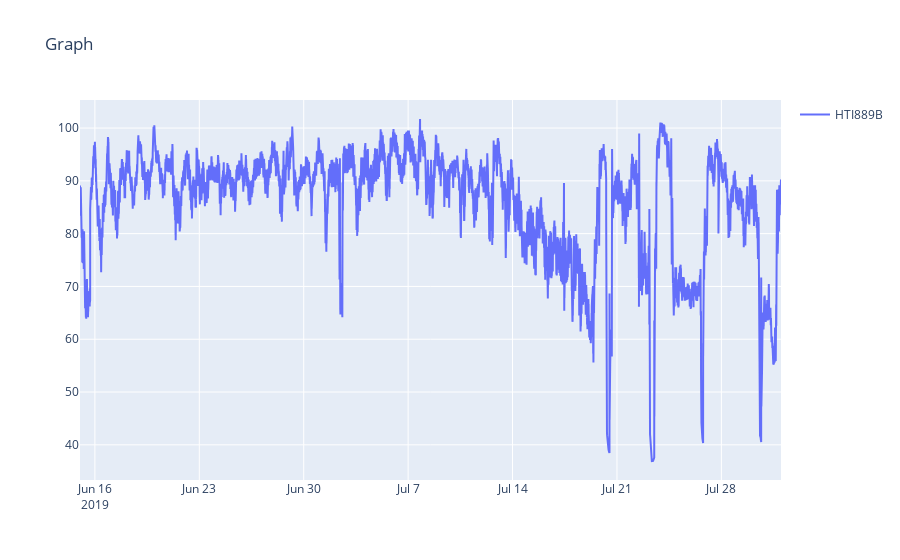

Write notebook code for a chart like this one.
### Code cell
fig = go.Figure()
fig.add_trace(go.Scatter(x=df.index, y=df['HTI889B'], name='HTI889B'))
fig.update_layout(showlegend = True, title='Graph')
fig.show()

### Figure 1 — Plotly figure (JSON) as saved in the notebook; plotly's stock layout.template omitted (floating-point values rounded to 4 significant figures; data arrays with more than 128 entries replaced by an {"elided": "..."} marker saying what was removed)
{"data": [{"name": "HTI889B", "type": "scatter", "x": {"elided": "21444 str values"}, "y": {"elided": "21444 float values"}}], "layout": {"showlegend": true, "title": {"text": "Graph"}}}
